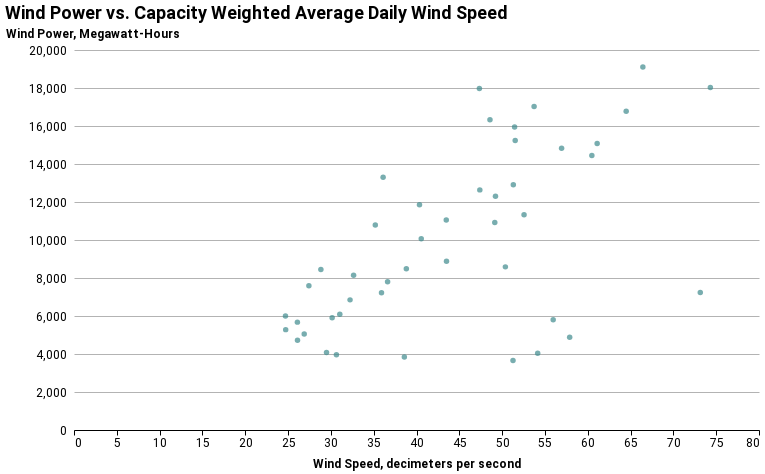

The code cell stored with this chart in its notebook:
### Code cell
awnd_chart =  alt.Chart(daily_wind_df).mark_circle(color='#3f8a8d').encode(
    x=alt.X('Weighted_AWND:Q',
         axis=alt.Axis(title='Wind Speed, decimeters per second')
     ),
    y=alt.Y('power:Q',
         axis=alt.Axis(title='Wind Power, Megawatt-Hours')
     )
).properties(
    title=['Wind Power vs. Capacity Weighted Average Daily Wind Speed']
)
awnd_chart

### Figure 1 — Vega-Lite specification as saved in the notebook (floating-point values rounded to 4 significant figures)
{"width": 685, "height": 380, "config": {"title": {"anchor": "start", "fontSize": 18, "font": "Roboto", "fontColor": "#000000"}, "axisX": {"domain": true, "domainColor": "#000000", "domainWidth": 1, "grid": false, "labelFontSize": 12, "labelFont": "Roboto", "labelAngle": 0, "tickColor": "#000000", "tickSize": 5, "titleFontSize": 12, "titlePadding": 10, "titleFont": "Roboto", "title": ""}, "axisY": {"domain": false, "grid": true, "gridColor": "#B3B3B3", "gridWidth": 1, "labelFontSize": 12, "labelFont": "Roboto", "labelPadding": 8, "ticks": false, "titleFontSize": 12, "titlePadding": 10, "titleFont": "Roboto", "titleAngle": 0, "titleY": -10, "titleX": 18}, "background": "#ffffff", "legend": {"labelFontSize": 12, "labelFont": "Roboto", "symbolSize": 100, "symbolType": "circle", "titleFontSize": 12, "titlePadding": 10, "titleFont": "Roboto", "title": "", "orient": "right", "offset": 0}, "view": {"stroke": "transparent"}, "range": {"category": ["#3f8a8d", "#8f4267", "#8d7b41", "#b9cf84", "#ddc0bd", "#5cdd9f", "#a8a2f4", "#c41c8d"], "diverging": ["#418a8d#319689#38a07c#53a966#77af4b#a0b12c#ceaf04#ffa600"]}, "area": {"fill": "#1696d2"}, "line": {"color": "#1696d2", "stroke": "#1696d2", "strokewidth": 5}, "trail": {"color": "#1696d2", "stroke": "#1696d2", "strokeWidth": 0, "size": 1}, "path": {"stroke": "#1696d2", "strokeWidth": 0.5}, "point": {"filled": true}, "text": {"font": "Roboto", "color": "#1696d2", "fontSize": 11, "align": "right", "fontWeight": 400, "size": 11}, "bar": {"size": 40, "binSpacing": 1, "continuousBandSize": 30, "discreteBandSize": 30, "fill": "#1696d2", "stroke": false}}, "data": {"name": "data-a55f210348dcabe885058c40be3ba3d2"}, "mark": {"type": "circle", "color": "#3f8a8d"}, "encoding": {"x": {"type": "quantitative", "axis": {"title": "Wind Speed, decimeters per second"}, "field": "Weighted_AWND"}, "y": {"type": "quantitative", "axis": {"title": "Wind Power, Megawatt-Hours"}, "field": "power"}}, "title": ["Wind Power vs. Capacity Weighted Average Daily Wind Speed"], "$schema": "https://vega.github.io/schema/vega-lite/v4.8.1.json", "datasets": {"data-a55f210348dcabe885058c40be3ba3d2": [{"date": "2021-01-01T00:00:00", "Fuel": "Wind", "power": 8586.0, "p_cap": 2860000.0, "Weighted_AWND": 50.38, "Weighted_TMAX": 91.03, "Weighted_TMIN": 1.557}, {"date": "2021-01-02T00:00:00", "Fuel": "Wind", "power": 8149.0, "p_cap": 3055000.0, "Weighted_AWND": 32.65, "Weighted_TMAX": 148.8, "Weighted_TMIN": 6.749}, {"date": "2021-01-03T00:00:00", "Fuel": "Wind", "power": 10790.0, "p_cap": 3055000.0, "Weighted_AWND": 35.19, "Weighted_TMAX": 173.5, "Weighted_TMIN": 7.278}, {"date": "2021-01-04T00:00:00", "Fuel": "Wind", "power": 8451.0, "p_cap": 3061000.0, "Weighted_AWND": 28.83, "Weighted_TMAX": 197.5, "Weighted_TMIN": 22.43}, {"date": "2021-01-05T00:00:00", "Fuel": "Wind", "power": 11860.0, "p_cap": 3061000.0, "Weighted_AWND": 40.35, "Weighted_TMAX": 198.2, "Weighted_TMIN": 18.3}, {"date": "2021-01-06T00:00:00", "Fuel": "Wind", "power": 19100.0, "p_cap": 3061000.0, "Weighted_AWND": 66.44, "Weighted_TMAX": 153.9, "Weighted_TMIN": 46.67}, {"date": "2021-01-07T00:00:00", "Fuel": "Wind", "power": 8492.0, "p_cap": 3061000.0, "Weighted_AWND": 38.81, "Weighted_TMAX": 131.2, "Weighted_TMIN": -1.132}, {"date": "2021-01-08T00:00:00", "Fuel": "Wind", "power": 4719.0, "p_cap": 3061000.0, "Weighted_AWND": 26.1, "Weighted_TMAX": 82.73, "Weighted_TMIN": -14.42}, {"date": "2021-01-09T00:00:00", "Fuel": "Wind", "power": 5913.0, "p_cap": 3061000.0, "Weighted_AWND": 30.15, "Weighted_TMAX": 98.48, "Weighted_TMIN": -25.83}, {"date": "2021-01-10T00:00:00", "Fuel": "Wind", "power": 8885.0, "p_cap": 3061000.0, "Weighted_AWND": 43.5, "Weighted_TMAX": 65.6, "Weighted_TMIN": 4.462}, {"date": "2021-01-11T00:00:00", "Fuel": "Wind", "power": 3962.0, "p_cap": 3061000.0, "Weighted_AWND": 30.65, "Weighted_TMAX": 72.76, "Weighted_TMIN": -13.83}, {"date": "2021-01-12T00:00:00", "Fuel": "Wind", "power": 5054.0, "p_cap": 3061000.0, "Weighted_AWND": 26.89, "Weighted_TMAX": 93.75, "Weighted_TMIN": -35.16}, {"date": "2021-01-13T00:00:00", "Fuel": "Wind", "power": 13300.0, "p_cap": 3061000.0, "Weighted_AWND": 36.1, "Weighted_TMAX": 172.8, "Weighted_TMIN": -21.22}, {"date": "2021-01-14T00:00:00", "Fuel": "Wind", "power": 16780.0, "p_cap": 3061000.0, "Weighted_AWND": 64.49, "Weighted_TMAX": 169.7, "Weighted_TMIN": 6.96}, {"date": "2021-01-15T00:00:00", "Fuel": "Wind", "power": 14450.0, "p_cap": 3061000.0, "Weighted_AWND": 60.48, "Weighted_TMAX": 134.1, "Weighted_TMIN": -15.65}, {"date": "2021-01-16T00:00:00", "Fuel": "Wind", "power": 6000.0, "p_cap": 3061000.0, "Weighted_AWND": 24.7, "Weighted_TMAX": 167.6, "Weighted_TMIN": -24.0}, {"date": "2021-01-17T00:00:00", "Fuel": "Wind", "power": 5282.0, "p_cap": 3061000.0, "Weighted_AWND": 24.72, "Weighted_TMAX": 156.5, "Weighted_TMIN": -4.985}, {"date": "2021-01-18T00:00:00", "Fuel": "Wind", "power": 17970.0, "p_cap": 3061000.0, "Weighted_AWND": 47.35, "Weighted_TMAX": 192.9, "Weighted_TMIN": 19.04}, {"date": "2021-01-19T00:00:00", "Fuel": "Wind", "power": 16320.0, "p_cap": 2954000.0, "Weighted_AWND": 48.58, "Weighted_TMAX": 120.7, "Weighted_TMIN": 49.61}, {"date": "2021-01-20T00:00:00", "Fuel": "Wind", "power": 6091.0, "p_cap": 3061000.0, "Weighted_AWND": 31.04, "Weighted_TMAX": 112.7, "Weighted_TMIN": 37.73}, {"date": "2021-01-21T00:00:00", "Fuel": "Wind", "power": 7586.0, "p_cap": 3061000.0, "Weighted_AWND": 27.43, "Weighted_TMAX": 160.7, "Weighted_TMIN": 72.94}, {"date": "2021-01-22T00:00:00", "Fuel": "Wind", "power": 4081.0, "p_cap": 3061000.0, "Weighted_AWND": 29.49, "Weighted_TMAX": 156.1, "Weighted_TMIN": 67.94}, {"date": "2021-01-23T00:00:00", "Fuel": "Wind", "power": 7226.0, "p_cap": 3061000.0, "Weighted_AWND": 35.91, "Weighted_TMAX": 142.1, "Weighted_TMIN": 59.82}, {"date": "2021-01-24T00:00:00", "Fuel": "Wind", "power": 11330.0, "p_cap": 2866000.0, "Weighted_AWND": 52.56, "Weighted_TMAX": 182.0, "Weighted_TMIN": 107.4}, {"date": "2021-01-25T00:00:00", "Fuel": "Wind", "power": 15230.0, "p_cap": 3061000.0, "Weighted_AWND": 51.53, "Weighted_TMAX": 189.9, "Weighted_TMIN": 58.15}, {"date": "2021-01-26T00:00:00", "Fuel": "Wind", "power": 6849.0, "p_cap": 3061000.0, "Weighted_AWND": 32.24, "Weighted_TMAX": 157.0, "Weighted_TMIN": 15.1}, {"date": "2021-01-27T00:00:00", "Fuel": "Wind", "power": 10070.0, "p_cap": 3061000.0, "Weighted_AWND": 40.55, "Weighted_TMAX": 118.4, "Weighted_TMIN": 7.186}, {"date": "2021-01-28T00:00:00", "Fuel": "Wind", "power": 11060.0, "p_cap": 3061000.0, "Weighted_AWND": 43.48, "Weighted_TMAX": 135.2, "Weighted_TMIN": -10.42}, {"date": "2021-01-29T00:00:00", "Fuel": "Wind", "power": 17020.0, "p_cap": 3061000.0, "Weighted_AWND": 53.73, "Weighted_TMAX": 186.9, "Weighted_TMIN": 40.36}, {"date": "2021-01-30T00:00:00", "Fuel": "Wind", "power": 18030.0, "p_cap": 3061000.0, "Weighted_AWND": 74.32, "Weighted_TMAX": 224.3, "Weighted_TMIN": 83.47}, {"date": "2021-01-31T00:00:00", "Fuel": "Wind", "power": 12310.0, "p_cap": 3061000.0, "Weighted_AWND": 49.22, "Weighted_TMAX": 173.5, "Weighted_TMIN": 28.97}, {"date": "2021-02-01T00:00:00", "Fuel": "Wind", "power": 5677.0, "p_cap": 3061000.0, "Weighted_AWND": 26.09, "Weighted_TMAX": 178.8, "Weighted_TMIN": -10.36}, {"date": "2021-02-02T00:00:00", "Fuel": "Wind", "power": 12640.0, "p_cap": 3061000.0, "Weighted_AWND": 47.4, "Weighted_TMAX": 209.2, "Weighted_TMIN": 38.83}, {"date": "2021-02-03T00:00:00", "Fuel": "Wind", "power": 14830.0, "p_cap": 3061000.0, "Weighted_AWND": 56.95, "Weighted_TMAX": 253.3, "Weighted_TMIN": 74.72}, {"date": "2021-02-04T00:00:00", "Fuel": "Wind", "power": 15080.0, "p_cap": 3061000.0, "Weighted_AWND": 61.1, "Weighted_TMAX": 207.9, "Weighted_TMIN": 55.25}, {"date": "2021-02-05T00:00:00", "Fuel": "Wind", "power": 7807.0, "p_cap": 3061000.0, "Weighted_AWND": 36.62, "Weighted_TMAX": 175.7, "Weighted_TMIN": 25.6}, {"date": "2021-02-06T00:00:00", "Fuel": "Wind", "power": 12900.0, "p_cap": 3061000.0, "Weighted_AWND": 51.31, "Weighted_TMAX": 177.2, "Weighted_TMIN": 34.42}, {"date": "2021-02-07T00:00:00", "Fuel": "Wind", "power": 15940.0, "p_cap": 3061000.0, "Weighted_AWND": 51.46, "Weighted_TMAX": 186.1, "Weighted_TMIN": 9.387}, {"date": "2021-02-08T00:00:00", "Fuel": "Wind", "power": 10920.0, "p_cap": 3061000.0, "Weighted_AWND": 49.14, "Weighted_TMAX": 149.3, "Weighted_TMIN": 12.84}, {"date": "2021-02-09T00:00:00", "Fuel": "Wind", "power": 3842.0, "p_cap": 3061000.0, "Weighted_AWND": 38.58, "Weighted_TMAX": 66.29, "Weighted_TMIN": 4.904}, {"date": "2021-02-10T00:00:00", "Fuel": "Wind", "power": 3658.0, "p_cap": 3061000.0, "Weighted_AWND": 51.27, "Weighted_TMAX": 36.76, "Weighted_TMIN": -15.66}, {"date": "2021-02-11T00:00:00", "Fuel": "Wind", "power": 4881.0, "p_cap": 3061000.0, "Weighted_AWND": 57.89, "Weighted_TMAX": 1.8, "Weighted_TMIN": -47.89}, {"date": "2021-02-12T00:00:00", "Fuel": "Wind", "power": 5806.0, "p_cap": 3061000.0, "Weighted_AWND": 55.96, "Weighted_TMAX": -31.77, "Weighted_TMIN": -59.41}, {"date": "2021-02-13T00:00:00", "Fuel": "Wind", "power": 4034.0, "p_cap": 3061000.0, "Weighted_AWND": 54.15, "Weighted_TMAX": -39.5, "Weighted_TMIN": -78.06}, {"date": "2021-02-14T00:00:00", "Fuel": "Wind", "power": 7237.0, "p_cap": 3061000.0, "Weighted_AWND": 73.14, "Weighted_TMAX": -52.14, "Weighted_TMIN": -132.6}]}}
